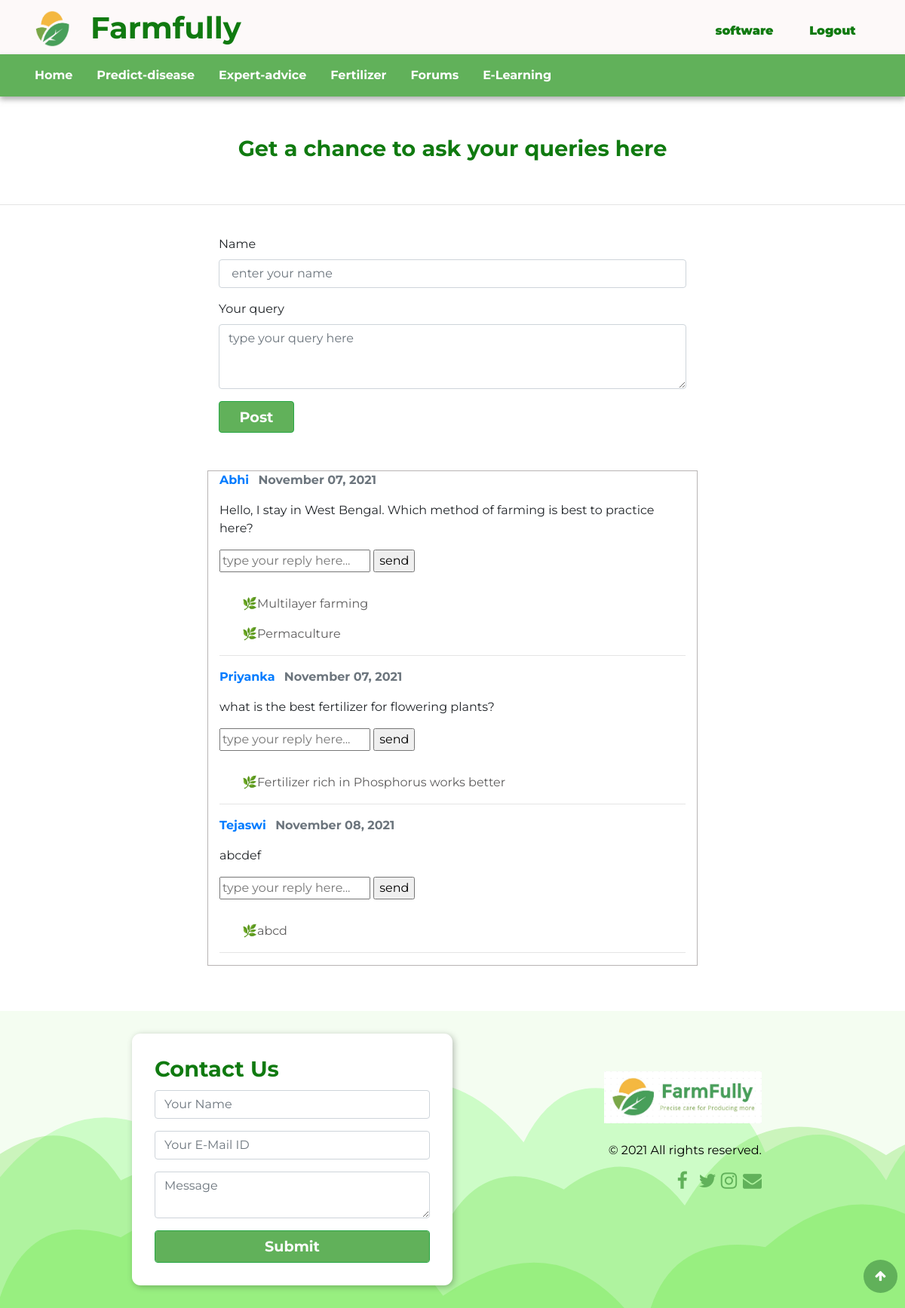
The page /forums/ (signed in) on the database as committed earlier.
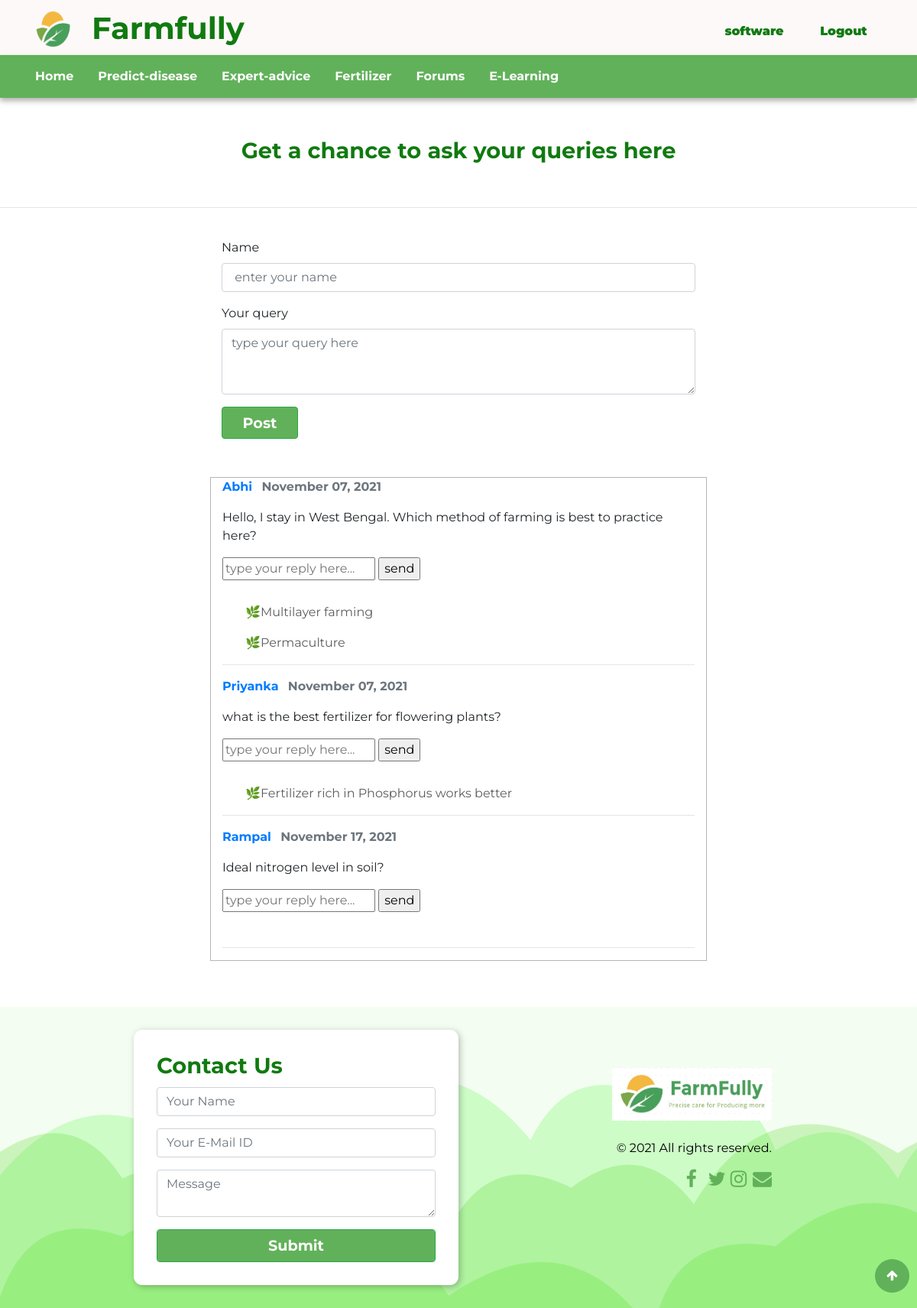
The same page on the database as committed later.
### interface/models.py (models this page shows)
class Forum_query(models.Model):
    username=models.CharField(max_length=50)
    query=models.TextField()
    date_posted=models.DateTimeField(default=timezone.now)
    query_id=models.TextField(default="0000000000")

class Reply(models.Model):
    reply=models.TextField()
    reply_id=models.TextField(default="0000000000")

### interface/views.py (the view, shortened to what this page needs)
# urls.py: path('forums/', views.forums,name='Forums'),
@login_required(login_url= 'login')
def forums(request):
    context={
        'queries' : Forum_query.objects.all() ,   #accessing all the queries from the database
        'replies':Reply.objects.all(),
        'title':'Forums'
    }
    return render(request, 'forum.html', context)

### interface/templates/forum.html (shortened to what this page needs)
{% extends 'layout.html' %}
{% load static %}
{% block body %}
<section>
	<h2 class="forum-head">Get a chance to ask your queries here</h2>
	<hr>
	<div class="container forum_body" style="margin-top: 40px;align-items: center;">
		<form action="" method="POST">
			<div class="form-group">
				<label for="name">Name</label>
				<input type="text" class="form-control" id="username" name="username" placeholder=" enter your name" required>
			</div>
			<div class="form-group">
				<label for="query">Your query</label>
				<textarea class="form-control" id="query" name="query" rows="3"
					placeholder="type your query here" required></textarea>
			</div>
			<button type="submit" class="btn btn-success">Post</button>
		</form>
	</div>
	<div class="container forum_body" style="margin-top: 50px;align-items: center;border: 1px solid rgb(184, 180, 180);">
		{% for q in queries %}
				<p><b><a class="mr-2" href="#">{{ q.username }}</a></b> <strong class="text-muted">{{ q.date_posted|date:"F d, Y" }}</strong> </p>
				<p>{{ q.query }}</p>
				<form action="" method="POST">
					<input type="text" name="reply" placeholder="type your reply here..." required>
					<input type="submit" value="send">
				</form>
				{% for r in replies %}
					{% if r.reply_id ==  q.query_id  %}
						<p class="reply_content">&#127807;{{ r.reply }}</p>
					{% endif %}
				{% endfor %}
				<hr>
		{% endfor %}
	</div>
</section>
</html>
{% endblock %}

### interface/templates/layout.html (shortened to what this page needs)
{% load static %}
<!DOCTYPE html>
<html lang="en">
<head>
    <link rel="stylesheet" href="https://stackpath.bootstrapcdn.com/bootstrap/4.3.1/css/bootstrap.min.css"
>
    <link rel="stylesheet" href="https://cdn.jsdelivr.net/npm/bootstrap@4.5.3/dist/css/bootstrap.min.css"
>
    <link href="https://maxcdn.bootstrapcdn.com/font-awesome/4.7.0/css/font-awesome.min.css" rel="stylesheet"
        type="text/css">
<body>
    <button onclick="topFunction()" id="myBtn" title="Go to top"><span class="fa fa-arrow-up"></span></button>
    <nav class="navbar  navbar-expand-lg container-fluid navbar-dark bg-dark fixed-top " id="navbar">
        <div class="container ">
            <a class="navbar-brand" href="{% url 'Farmfully-home' %}">
                <img src="{% static 'images/logo.png' %}" class="logo" alt="logo" align=left>
                <h1 class="logo-head" id="heading">Farmfully</h1>
            </a>
            {% if user.is_authenticated %}
            <ul class="navbar-nav nn ml-auto">
                <li class="nav-item active">
                    <a class="nav-link">
                        <button class="logged-nav" id="login" style=" pointer-events: none;">{{ user.username }}</button>
                    </a>
                </li>
                <li class="nav-item active">
                    <a class="nav-link" href="{% url 'logout' %}">
                             <button class="logged-nav" id="login" >Logout</button>
                    </a>
                </li>
            </ul>
            {% endif %}
        </div>
    </nav>
    <nav class="navbar navbar-expand-lg container-fluid navbar-dark bg-dark fixed-top nd" id="navbar2">
        <div class="container">
            <div class="collapse navbar-collapse " id="navbarResponsive">
                <ul class=" links navbar-nav mr-auto">
                    <li class="nav-item active">
                        <a class="nav-link" href="{% url 'Farmfully-home' %}">Home
                        </a>
                    </li>
                    <li>
                        <a class="nav-link" href="{% url 'Predict-Disease' %}">Predict-disease
                        </a>
                    </li>
                    <li>
                        <a class="nav-link" href="{% url 'expert-advice' %}">Expert-advice
                        </a>
                    </li>
                    <li>
                        <a class="nav-link" href="{% url 'Fertilizer' %}">Fertilizer
                        </a>
                    </li>
                    <li>
                        <a class="nav-link" href="{% url 'Forums' %}">Forums
                        </a>
                    </li>
                    <li>
                        <a class="nav-link" href="{% url 'E-learning' %}">E-Learning
                        </a>
                    </li>
                </ul>
            </div>
        </div>
    </nav>
    {% block body %} {% endblock %}
    <footer>
        <div class=" foot-container " id="footer-contact">
            <div class="foot">
                <div class="row">
                    <div class=" col-lg-6 contact">
                        <h2 class="contact-text">Contact Us
                        </h2><br>
                        <form action="..#footer-contact" method="post">
                            <div class="form-group">
                                <input class="form-control" id="name" type="text" name="name" placeholder="Your Name"
                                    required style="margin-top: 10px;">
                            </div>
                            <div class="form-group">
                                <input class="form-control" id="email" type="email" name="email"
                                    placeholder="Your E-Mail ID" required>
                            </div>
                            <div class="form-group">
                                <textarea class="form-control" id="message" name="message" placeholder="Message"
                                    required></textarea>
                            </div>
                            <input class="btn btn-success form-control" type="submit" value="Submit" />
                        </form>
                    </div>
                    <div class="col-lg-6 cright text-lg-right text-sm-left">
                        <a href="{% url 'Farmfully-home' %}"><img src="{% static 'images/footer.jpeg' %}"
                                style="width:209px;height:69px;" class="footer-logo" alt="logo"></a>
                        <p><br>&copy; 2021 All rights reserved.</p>
                        <div class="social">
                            <i class="social-icon fa fa-facebook-f"></i>
                            <i class="social-icon fa fa-twitter"></i>
                            <i class="social-icon fa fa-instagram"></i>
                            <i class="social-icon fa fa-envelope -o" ></i>
                        </div>
                    </div>
                </div>
            </div>
        </div>
    </footer>
</body>
</html>

### interface/templates/forum.html (style rules this page uses)
.forum-head { color:rgb(16, 122, 16); font-weight: bolder; font-size: 1.8em; padding:180px 100px 40px 100px; text-align:center; }
.foot-container { margin:10%; margin-bottom: 0%; margin-top: 60px; }
.forum_body { width: 650px; }
.reply_content { color:rgb(94, 93, 93); padding-left: 30px; }

Rows that differ between the two databases and show on the page:
removed Forum_query: username "Tejaswi", date_posted "November 08, 2021", query "abcdef"
removed Reply: reply "abcd", shown under "Tejaswi"
added Forum_query: username "Rampal", date_posted "November 17, 2021", query "Ideal nitrogen level in soil?"
